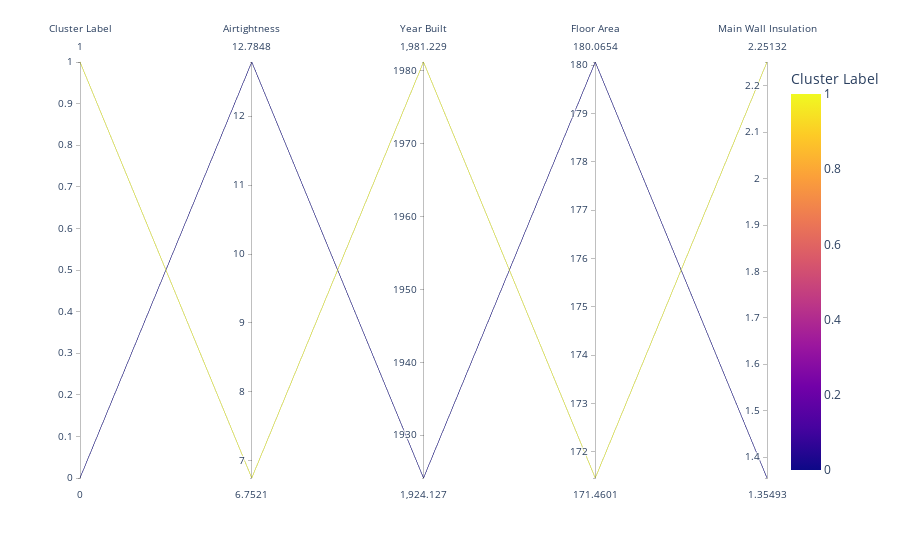

The cell this chart's notebook holds for it:
### Markdown cell above
The centriods of the resulting clusters plotted using a parallel coordniates graph.

### Code cell
#preparing data so that it can be plotted with plotly
mem = label_group.agg(['mean'])
mem.reset_index(level=0, inplace=True)
mem

#create a variable to plot centriods in parallel coordinates graph label

label = ['Cluster Label']
parm = label + parameters
centroids_real_pc =  pd.DataFrame(np.array(mem), columns = parm)


fig = px.parallel_coordinates(centroids_real_pc, color="Cluster Label" )
fig.show()

### Figure 1 — Plotly figure (JSON) as saved in the notebook; plotly's stock layout.template omitted (floating-point values rounded to 4 significant figures)
{"data": [{"dimensions": [{"label": "Cluster Label", "values": [0, 1]}, {"label": "Airtightness", "values": [12.78, 6.752]}, {"label": "Year Built", "values": [1924.0, 1981.0]}, {"label": "Floor Area", "values": [180.1, 171.5]}, {"label": "Main Wall Insulation", "values": [1.355, 2.251]}], "domain": {"x": [0, 1], "y": [0, 1]}, "line": {"color": [0, 1], "coloraxis": "coloraxis"}, "name": "", "type": "parcoords"}], "layout": {"coloraxis": {"colorbar": {"title": {"text": "Cluster Label"}}, "colorscale": [[0, "#0d0887"], [0.1111, "#46039f"], [0.2222, "#7201a8"], [0.3333, "#9c179e"], [0.4444, "#bd3786"], [0.5556, "#d8576b"], [0.6667, "#ed7953"], [0.7778, "#fb9f3a"], [0.8889, "#fdca26"], [1, "#f0f921"]]}, "legend": {"tracegroupgap": 0}, "margin": {"t": 60}}}
